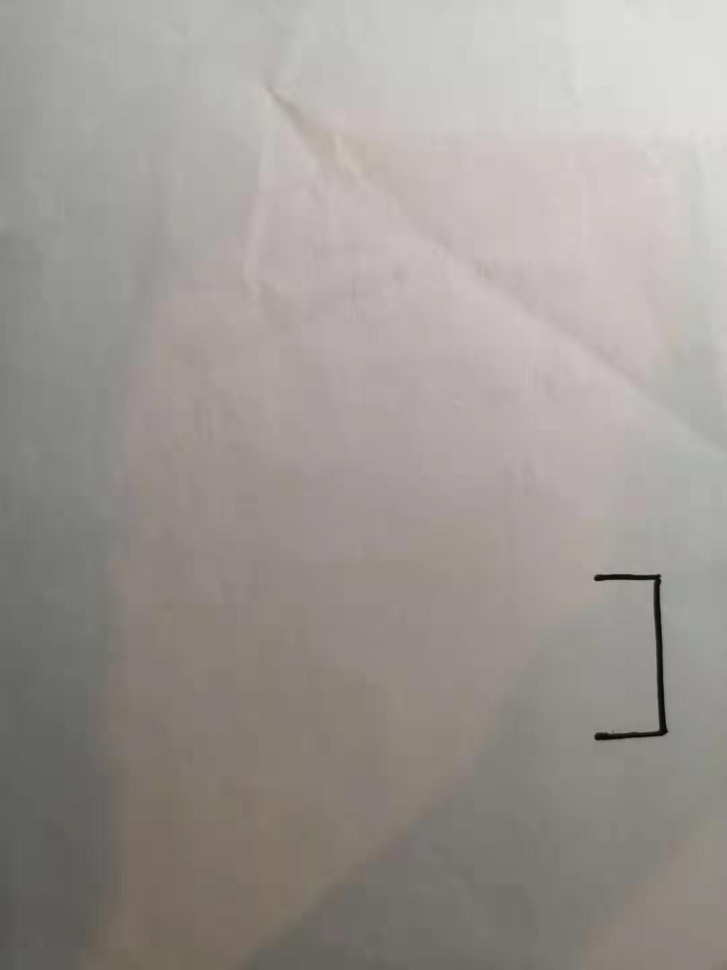
#> input picture computer vision/First_trials_pi/smallpi.jpg, 727 x 970 px, shrunk from 1080 x 1440 before the run
$ python line_detection.py
#> lines starting #> are read from the running program, lines starting #| are printed output that depends on the picture; after the words box and inside, x2 and y2 are one past the last pixel; in counts of white or black regions, pixels touching at a corner belong together
import numpy as np
import cv2 as cv

# First use Canny Edge Detection to find all the edges on the graph
img1 = cv.imread('smallpi.jpg',0)
#> img1: shape (970, 727); min 1, max 224, mean 153.2
edge1 = cv.Canny(img1,100,200)
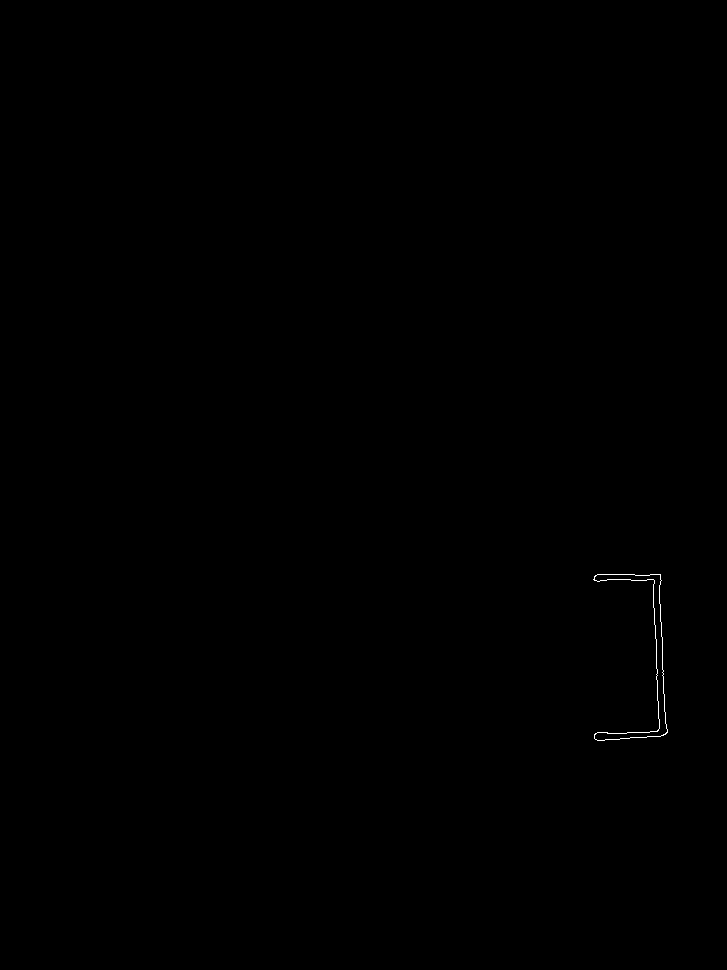
#> edge1: shape (970, 727); 0.08% white in thin lines or dots, all inside (x1, y1, x2, y2) = (593, 574, 668, 741)

# Use Hough Line Transform to find line segments of the edges
lineslist = cv.HoughLinesP(edge1,0.1,np.pi/10,15,9,4)
#> lineslist = 21 rows, first 6: [597, 574, 634, 574], [660, 621, 660, 604], [627, 732, 649, 732], [659, 603, 659, 585], [662, 669, 662, 637], [653, 607, 653, 584]
xsum = 0
ysum = 0
c = 0
for line in lineslist:
    for x1,y1,x2,y2 in line:
        xsum += x1 + x2
        ysum += y1 + y2
        c += 1
        cv.line(img1,(x1,y1),(x2,y2),(255,0,255),10)
#> this loop made 21 passes
#> line on passes 1 to 12: [[597, 574, 634, 574]], [[660, 621, 660, 604]], [[627, 732, 649, 732]], [[659, 603, 659, 585]], [[662, 669, 662, 637]], [[653, 607, 653, 584]], [[664, 711, 664, 694]], [[656, 668, 656, 639]], [[631, 580, 646, 580]], [[607, 579, 630, 579]], [[663, 693, 663, 676]], [[658, 718, 658, 701]]
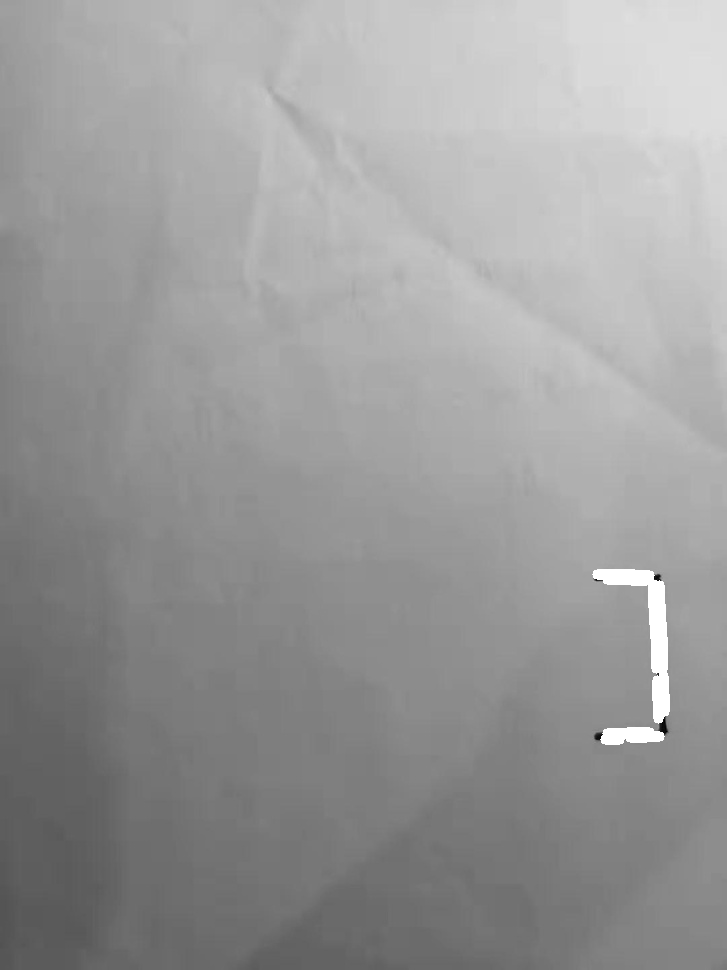
#> img1: shape (970, 727); min 1, max 255, mean 154.1
#> after the loop, c = 21; xsum = 27148; ysum = 27513
xm = xsum/(2*c)
#> xm = 646.4
ym = ysum/(2*c)
#> ym = 655.1
cv.circle(img1, (xm, ym), 10, (255,255,255))
#> img1: shape (970, 727); 0.01% of pixels changed, all inside (x1, y1, x2, y2) = (636, 645, 651, 666)
cv.imwrite('hough_smallpi.jpg',img1)

$ run again, with computer vision/First_trials_pi/3_pis.jpg copied over computer vision/First_trials_pi/smallpi.jpg
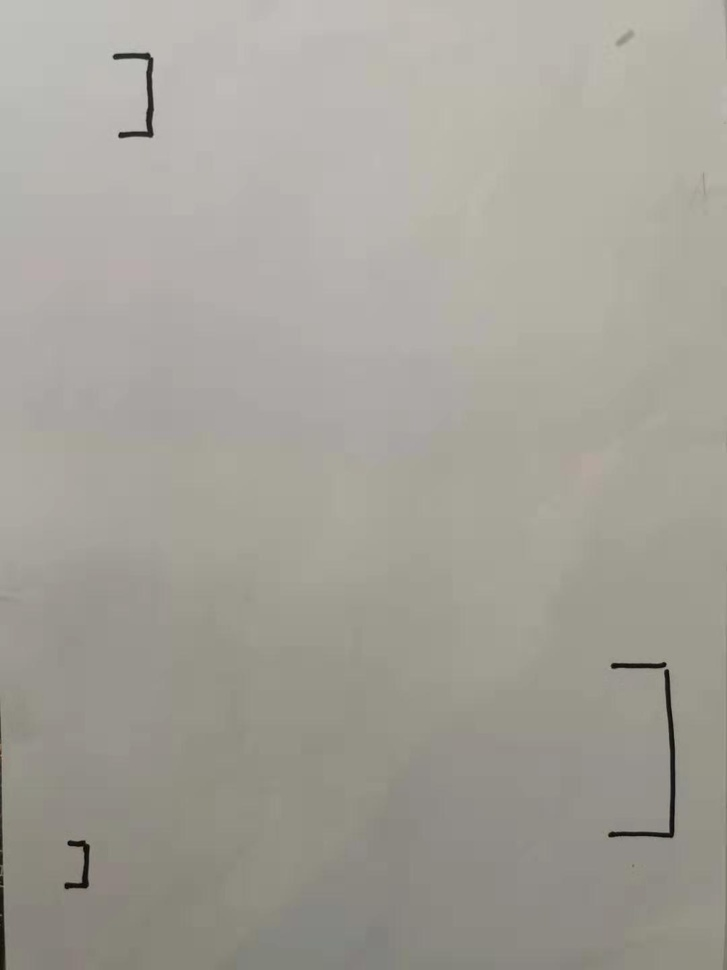
#> input picture computer vision/First_trials_pi/3_pis.jpg, 727 x 970 px, shrunk from 1080 x 1440 before the run
#> `edge1 = cv.Canny(img1,100,200)`:
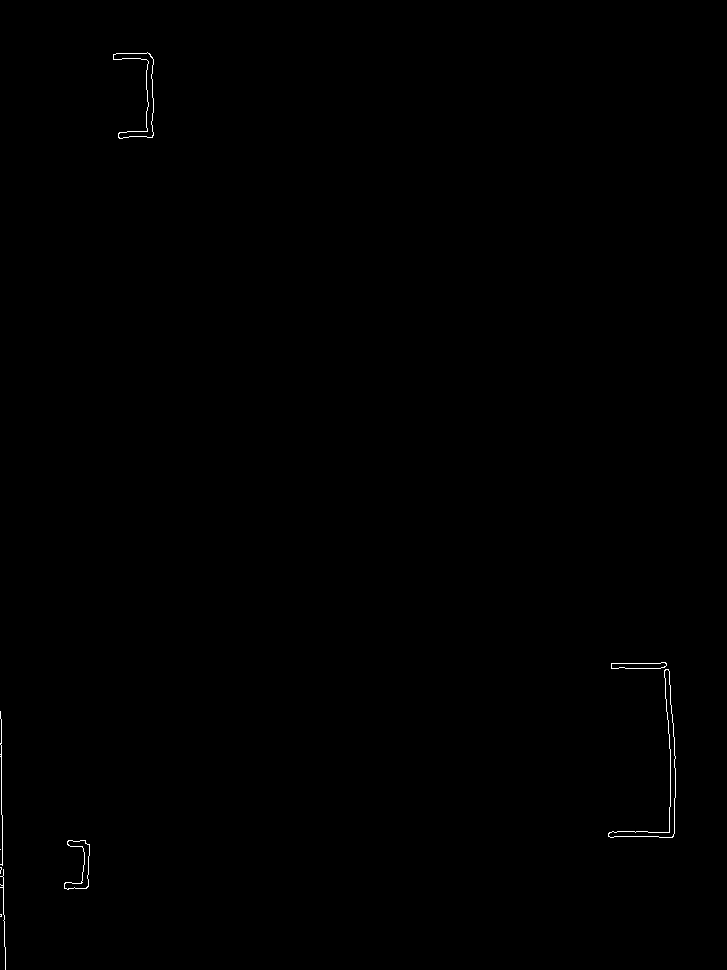
#> edge1: shape (970, 727); 0.19% white in thin lines or dots, all inside (x1, y1, x2, y2) = (0, 52, 676, 970)
#> lineslist = 35 rows, first 6: [1, 814, 1, 745], [670, 806, 670, 749], [146, 127, 146, 111], [625, 668, 660, 668], [669, 684, 669, 671], [3, 914, 3, 877]
#> the loop `for line in lineslist:` made 35 passes
#> after the loop `for line in lineslist:`:
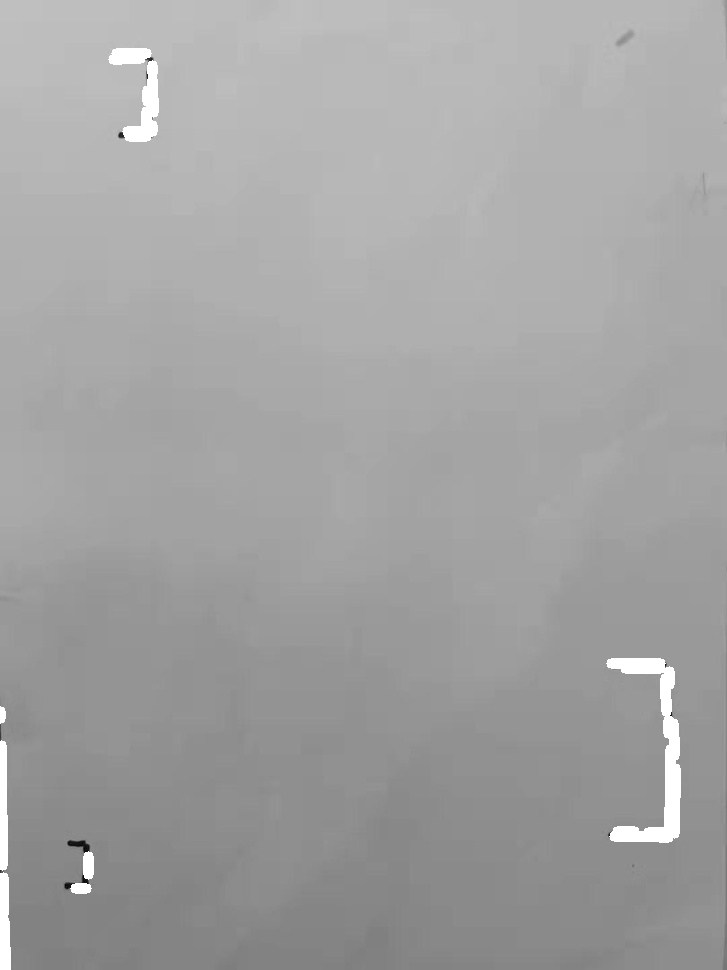
#> img1: shape (970, 727); min 4, max 255, mean 162.7
#> after the loop `for line in lineslist:`: c = 35; xsum = 24607; ysum = 40099
#> xm = 351.5
#> ym = 572.8

$ run again, with computer vision/First_trials_pi/simple_thick_pi_model.jpg copied over computer vision/First_trials_pi/smallpi.jpg
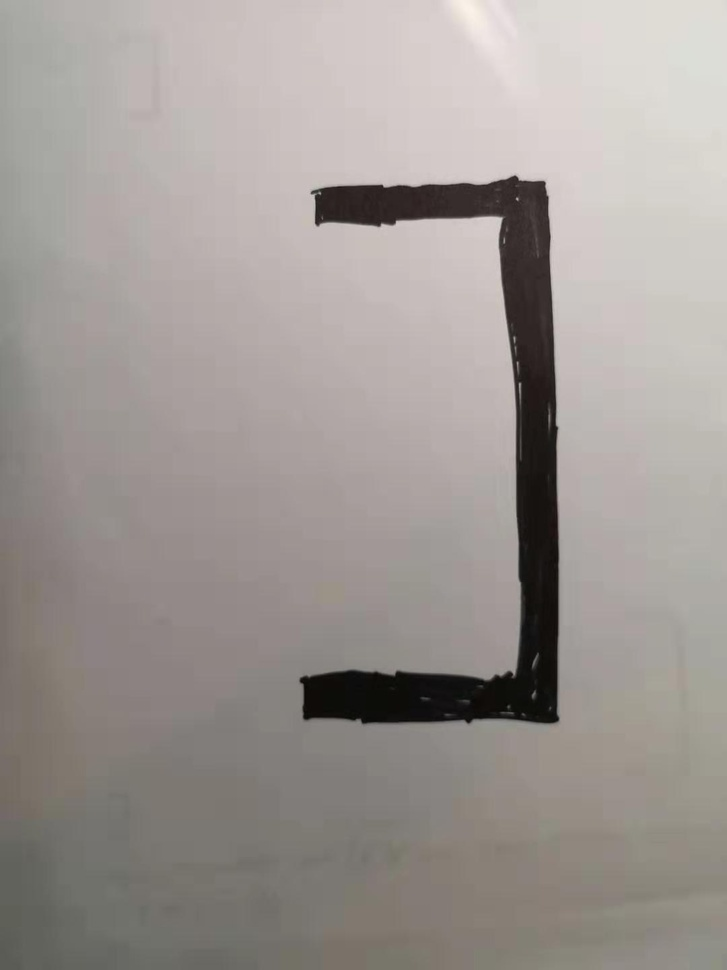
#> input picture computer vision/First_trials_pi/simple_thick_pi_model.jpg, 727 x 970 px, shrunk from 1080 x 1440 before the run
#> `edge1 = cv.Canny(img1,100,200)`:
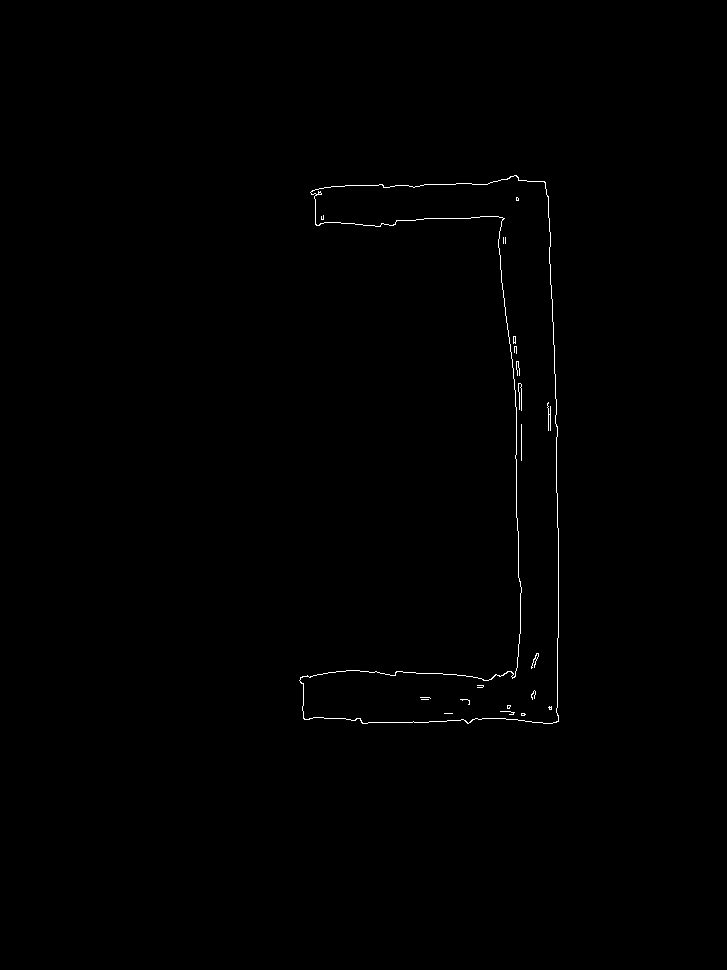
#> edge1: shape (970, 727); 0.35% white in thin lines or dots, all inside (x1, y1, x2, y2) = (299, 175, 559, 724)
#> lineslist = 71 rows, first 6: [557, 707, 557, 638], [556, 492, 556, 437], [516, 369, 516, 361], [558, 721, 558, 715], [368, 722, 412, 722], [550, 430, 550, 406]
#> the loop `for line in lineslist:` made 71 passes
#> after the loop `for line in lineslist:`:
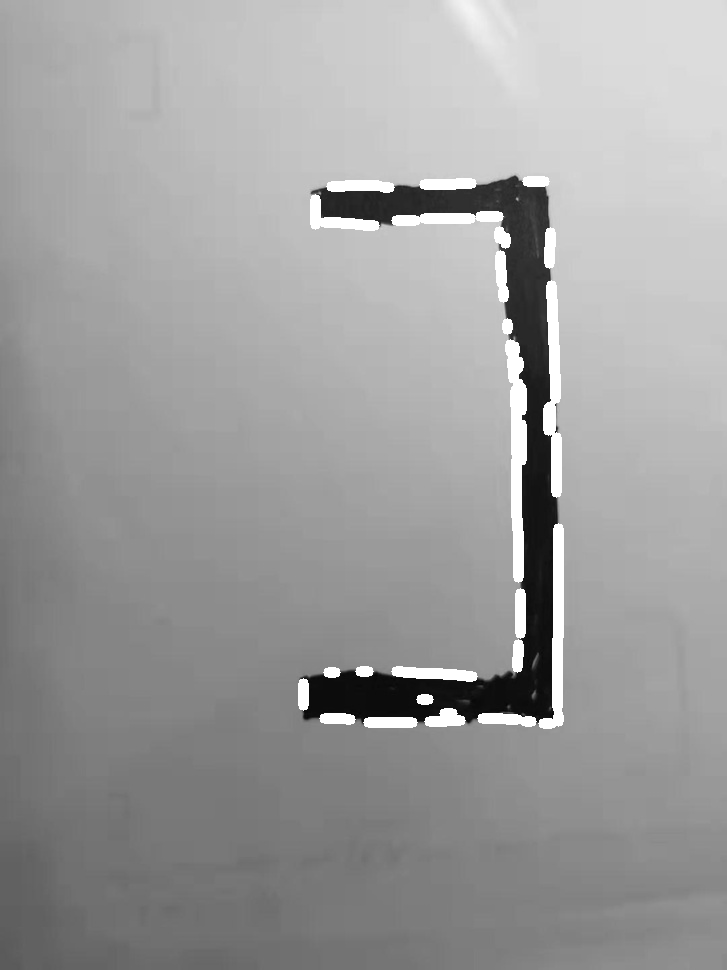
#> img1: shape (970, 727); min 5, max 255, mean 157.7
#> after the loop `for line in lineslist:`: c = 71; xsum = 67242; ysum = 64052
#> xm = 473.5
#> ym = 451.1

$ run again, with computer vision/First_trials_pi/simple_thin_pi_model.jpg copied over computer vision/First_trials_pi/smallpi.jpg
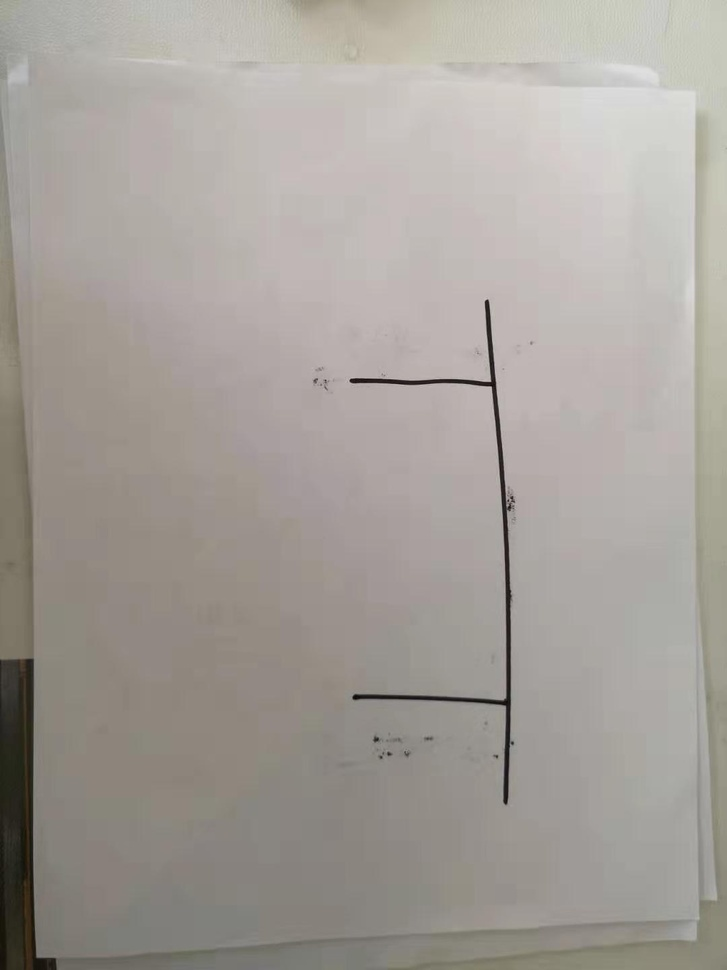
#> input picture computer vision/First_trials_pi/simple_thin_pi_model.jpg, 727 x 970 px, shrunk from 1080 x 1440 before the run
#> `edge1 = cv.Canny(img1,100,200)`:
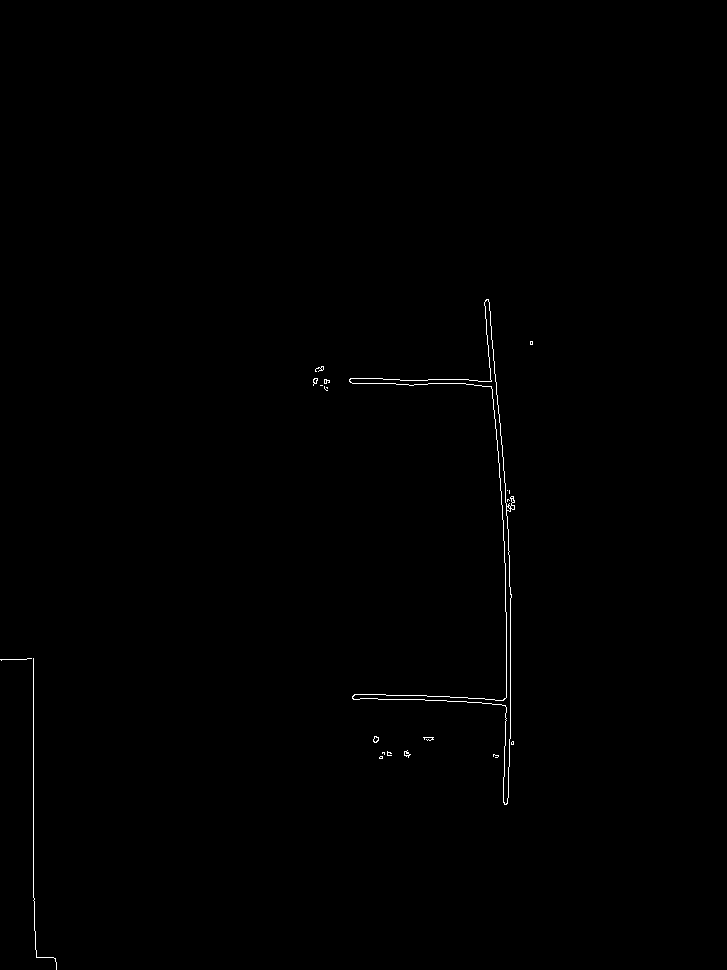
#> edge1: shape (970, 727); 0.32% white in thin lines or dots, all inside (x1, y1, x2, y2) = (0, 299, 533, 970)
#> lineslist = 52 rows, first 6: [33, 897, 33, 658], [506, 697, 506, 612], [510, 738, 510, 598], [505, 611, 505, 563], [352, 383, 395, 383], [509, 586, 509, 555]
#> the loop `for line in lineslist:` made 52 passes
#> after the loop `for line in lineslist:`:
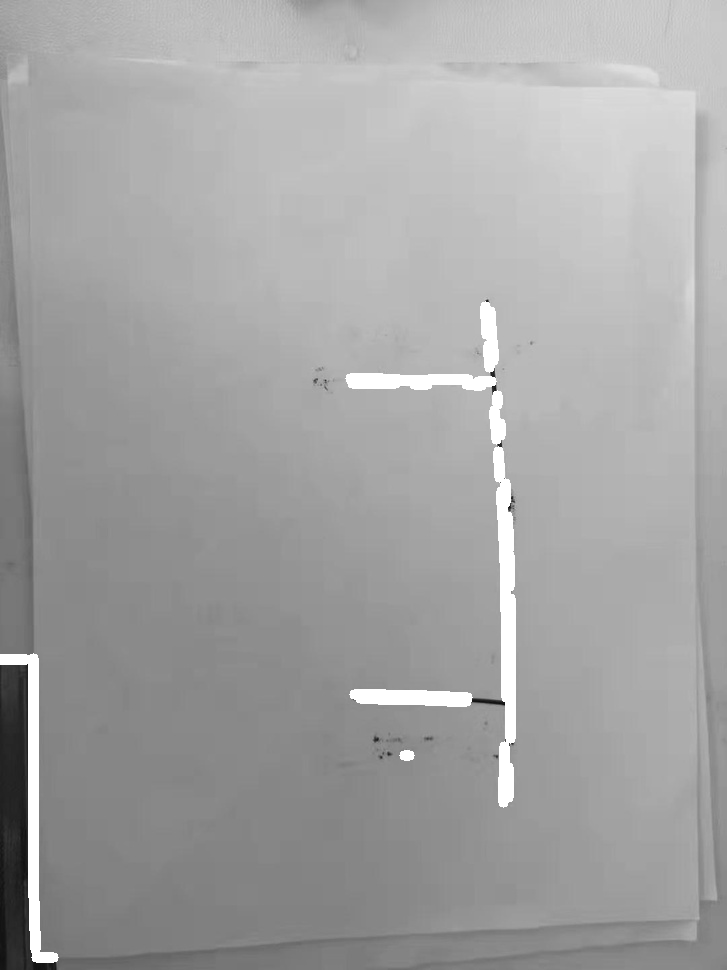
#> img1: shape (970, 727); min 13, max 255, mean 163.7
#> after the loop `for line in lineslist:`: c = 52; xsum = 44423; ysum = 56402
#> xm = 427.1
#> ym = 542.3
